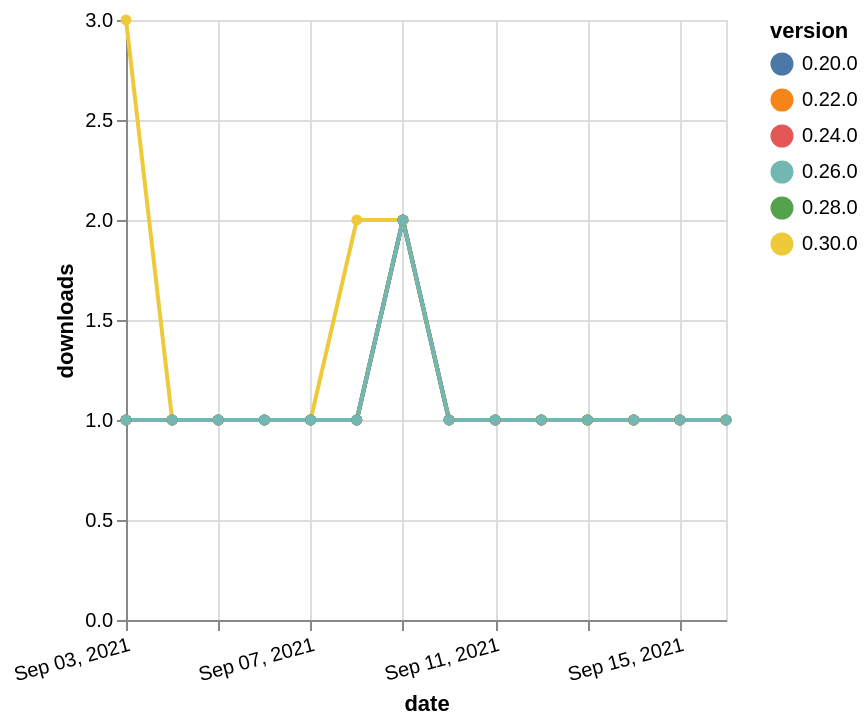

Write a Vega-Lite specification for this figure.
### Vega-Lite specification from a JSON file in a GitHub repository (floating-point values rounded to 4 significant figures)
{"$schema": "https://vega.github.io/schema/vega-lite/v5.json", "description": "A simple bar chart with embedded data.", "data": {"values": [{"date": "2021-09-03", "total": 207, "delta": 1, "version": "0.20.0"}, {"date": "2021-09-04", "total": 208, "delta": 1, "version": "0.20.0"}, {"date": "2021-09-05", "total": 209, "delta": 1, "version": "0.20.0"}, {"date": "2021-09-06", "total": 210, "delta": 1, "version": "0.20.0"}, {"date": "2021-09-07", "total": 211, "delta": 1, "version": "0.20.0"}, {"date": "2021-09-08", "total": 212, "delta": 1, "version": "0.20.0"}, {"date": "2021-09-09", "total": 214, "delta": 2, "version": "0.20.0"}, {"date": "2021-09-10", "total": 215, "delta": 1, "version": "0.20.0"}, {"date": "2021-09-11", "total": 216, "delta": 1, "version": "0.20.0"}, {"date": "2021-09-12", "total": 217, "delta": 1, "version": "0.20.0"}, {"date": "2021-09-13", "total": 218, "delta": 1, "version": "0.20.0"}, {"date": "2021-09-14", "total": 219, "delta": 1, "version": "0.20.0"}, {"date": "2021-09-15", "total": 220, "delta": 1, "version": "0.20.0"}, {"date": "2021-09-16", "total": 221, "delta": 1, "version": "0.20.0"}, {"date": "2021-09-03", "total": 172, "delta": 1, "version": "0.22.0"}, {"date": "2021-09-04", "total": 173, "delta": 1, "version": "0.22.0"}, {"date": "2021-09-05", "total": 174, "delta": 1, "version": "0.22.0"}, {"date": "2021-09-06", "total": 175, "delta": 1, "version": "0.22.0"}, {"date": "2021-09-07", "total": 176, "delta": 1, "version": "0.22.0"}, {"date": "2021-09-08", "total": 177, "delta": 1, "version": "0.22.0"}, {"date": "2021-09-09", "total": 179, "delta": 2, "version": "0.22.0"}, {"date": "2021-09-10", "total": 180, "delta": 1, "version": "0.22.0"}, {"date": "2021-09-11", "total": 181, "delta": 1, "version": "0.22.0"}, {"date": "2021-09-12", "total": 182, "delta": 1, "version": "0.22.0"}, {"date": "2021-09-13", "total": 183, "delta": 1, "version": "0.22.0"}, {"date": "2021-09-14", "total": 184, "delta": 1, "version": "0.22.0"}, {"date": "2021-09-15", "total": 185, "delta": 1, "version": "0.22.0"}, {"date": "2021-09-16", "total": 186, "delta": 1, "version": "0.22.0"}, {"date": "2021-09-03", "total": 118, "delta": 3, "version": "0.30.0"}, {"date": "2021-09-04", "total": 119, "delta": 1, "version": "0.30.0"}, {"date": "2021-09-05", "total": 120, "delta": 1, "version": "0.30.0"}, {"date": "2021-09-06", "total": 121, "delta": 1, "version": "0.30.0"}, {"date": "2021-09-07", "total": 122, "delta": 1, "version": "0.30.0"}, {"date": "2021-09-08", "total": 124, "delta": 2, "version": "0.30.0"}, {"date": "2021-09-09", "total": 126, "delta": 2, "version": "0.30.0"}, {"date": "2021-09-10", "total": 127, "delta": 1, "version": "0.30.0"}, {"date": "2021-09-11", "total": 128, "delta": 1, "version": "0.30.0"}, {"date": "2021-09-12", "total": 129, "delta": 1, "version": "0.30.0"}, {"date": "2021-09-13", "total": 130, "delta": 1, "version": "0.30.0"}, {"date": "2021-09-14", "total": 131, "delta": 1, "version": "0.30.0"}, {"date": "2021-09-15", "total": 132, "delta": 1, "version": "0.30.0"}, {"date": "2021-09-16", "total": 133, "delta": 1, "version": "0.30.0"}, {"date": "2021-09-03", "total": 167, "delta": 1, "version": "0.24.0"}, {"date": "2021-09-04", "total": 168, "delta": 1, "version": "0.24.0"}, {"date": "2021-09-05", "total": 169, "delta": 1, "version": "0.24.0"}, {"date": "2021-09-06", "total": 170, "delta": 1, "version": "0.24.0"}, {"date": "2021-09-07", "total": 171, "delta": 1, "version": "0.24.0"}, {"date": "2021-09-08", "total": 172, "delta": 1, "version": "0.24.0"}, {"date": "2021-09-09", "total": 174, "delta": 2, "version": "0.24.0"}, {"date": "2021-09-10", "total": 175, "delta": 1, "version": "0.24.0"}, {"date": "2021-09-11", "total": 176, "delta": 1, "version": "0.24.0"}, {"date": "2021-09-12", "total": 177, "delta": 1, "version": "0.24.0"}, {"date": "2021-09-13", "total": 178, "delta": 1, "version": "0.24.0"}, {"date": "2021-09-14", "total": 179, "delta": 1, "version": "0.24.0"}, {"date": "2021-09-15", "total": 180, "delta": 1, "version": "0.24.0"}, {"date": "2021-09-16", "total": 181, "delta": 1, "version": "0.24.0"}, {"date": "2021-09-03", "total": 166, "delta": 1, "version": "0.28.0"}, {"date": "2021-09-04", "total": 167, "delta": 1, "version": "0.28.0"}, {"date": "2021-09-05", "total": 168, "delta": 1, "version": "0.28.0"}, {"date": "2021-09-06", "total": 169, "delta": 1, "version": "0.28.0"}, {"date": "2021-09-07", "total": 170, "delta": 1, "version": "0.28.0"}, {"date": "2021-09-08", "total": 171, "delta": 1, "version": "0.28.0"}, {"date": "2021-09-09", "total": 173, "delta": 2, "version": "0.28.0"}, {"date": "2021-09-10", "total": 174, "delta": 1, "version": "0.28.0"}, {"date": "2021-09-11", "total": 175, "delta": 1, "version": "0.28.0"}, {"date": "2021-09-12", "total": 176, "delta": 1, "version": "0.28.0"}, {"date": "2021-09-13", "total": 177, "delta": 1, "version": "0.28.0"}, {"date": "2021-09-14", "total": 178, "delta": 1, "version": "0.28.0"}, {"date": "2021-09-15", "total": 179, "delta": 1, "version": "0.28.0"}, {"date": "2021-09-16", "total": 180, "delta": 1, "version": "0.28.0"}, {"date": "2021-09-03", "total": 136, "delta": 1, "version": "0.26.0"}, {"date": "2021-09-04", "total": 137, "delta": 1, "version": "0.26.0"}, {"date": "2021-09-05", "total": 138, "delta": 1, "version": "0.26.0"}, {"date": "2021-09-06", "total": 139, "delta": 1, "version": "0.26.0"}, {"date": "2021-09-07", "total": 140, "delta": 1, "version": "0.26.0"}, {"date": "2021-09-08", "total": 141, "delta": 1, "version": "0.26.0"}, {"date": "2021-09-09", "total": 143, "delta": 2, "version": "0.26.0"}, {"date": "2021-09-10", "total": 144, "delta": 1, "version": "0.26.0"}, {"date": "2021-09-11", "total": 145, "delta": 1, "version": "0.26.0"}, {"date": "2021-09-12", "total": 146, "delta": 1, "version": "0.26.0"}, {"date": "2021-09-13", "total": 147, "delta": 1, "version": "0.26.0"}, {"date": "2021-09-14", "total": 148, "delta": 1, "version": "0.26.0"}, {"date": "2021-09-15", "total": 149, "delta": 1, "version": "0.26.0"}, {"date": "2021-09-16", "total": 150, "delta": 1, "version": "0.26.0"}]}, "width": "container", "mark": {"type": "line", "point": {"filled": true}}, "encoding": {"x": {"field": "date", "type": "temporal", "timeUnit": "yearmonthdate", "title": "date", "axis": {"labelAngle": -15}}, "y": {"field": "delta", "type": "quantitative", "title": "downloads"}, "color": {"field": "version", "type": "nominal"}, "tooltip": {"field": "delta"}}}
